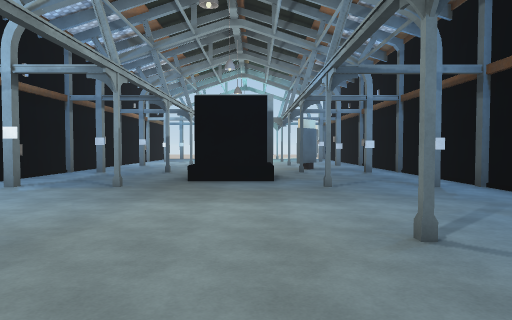
view 1 (above)

12 first-person views from a walk through a 3-D level made in the Unity game engine. The camera is 1.5 m above the floor, tilts 2° down and sees 70° across. The floor is counted in squares, 2 m on a side. Each view is taken from the middle of a square. On the plan, view 1 faces up. The plan holds only what a view shows up to about 11 squares ahead; the rest is blank. The place goes on beyond the plan. The player is left out. Some animated figures are left out. Some surface patterns are stand-ins.

view 2
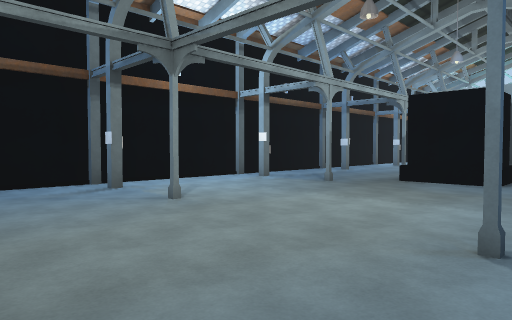

view 3
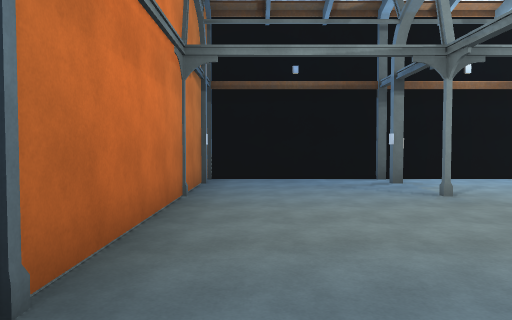

view 4
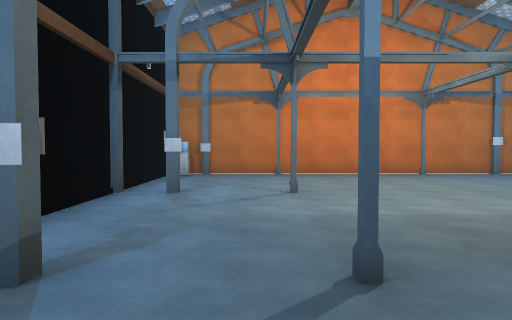

view 5
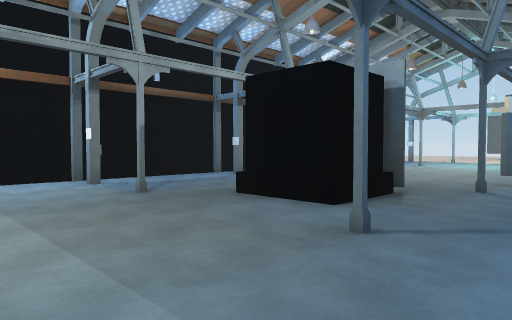

view 6
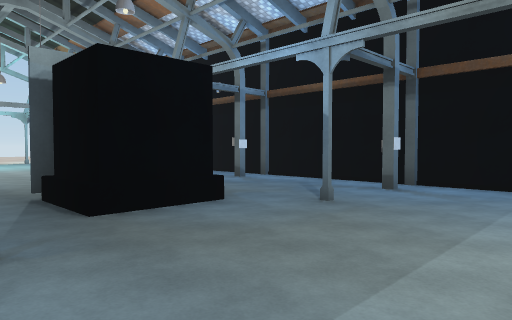

view 7
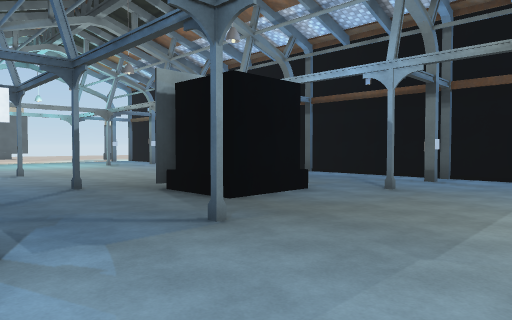

view 8
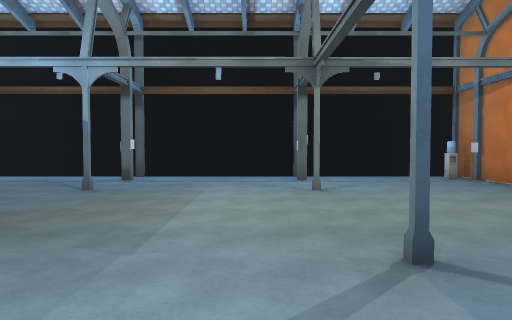

view 9
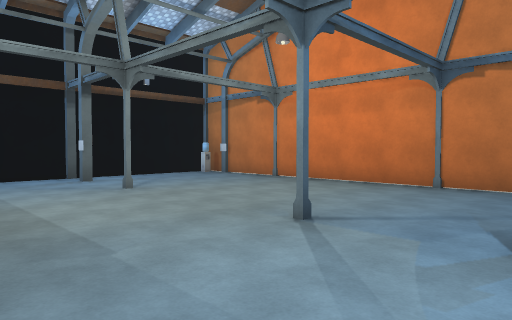

view 10
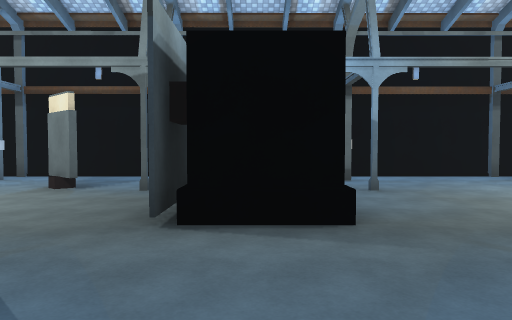

view 11
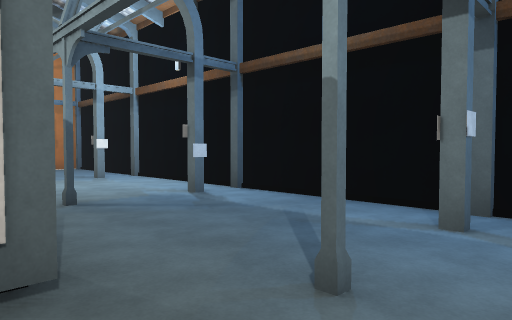

view 12
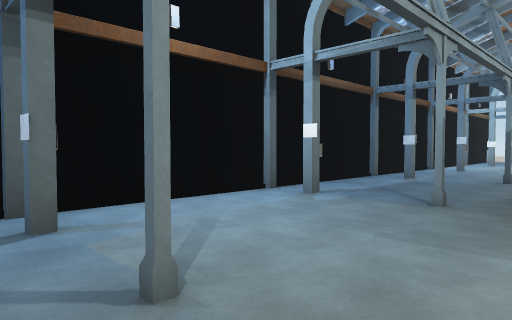

### Floor plan
Key: @ floor where view 1 was taken; # wall or solid block; . floor; C water cooler; O other object.
Columns run from 6 left of view 1 to 4 right of it. Each row starts with its distance up from view 1.
 12 #......#O.#
 11 #..#......#
 10 #....OO...#
  9 #....OO...#
  8 #....OO...#
  7 #..#...#.O#
  6 #.........#
  5 #.........#
  4 #.........#
  3 #..#...#..#
  2 #.........#
  1 #.........#
  0 #.....@...#
 -1 ##########C

Positions as (right, up) in squares from view 1, and headings:
1: (0, 0), facing up
2: (2, 0), facing up-left
3: (3, 0), facing left
4: (2, 9), facing down
5: (3, 4), facing up-left
6: (-3, 4), facing up-right
7: (-5, 4), facing up-right
8: (-5, 4), facing right
9: (-5, 6), facing down-right
10: (-5, 9), facing right
11: (-1, 12), facing down-left
12: (-1, 2), facing up-left
